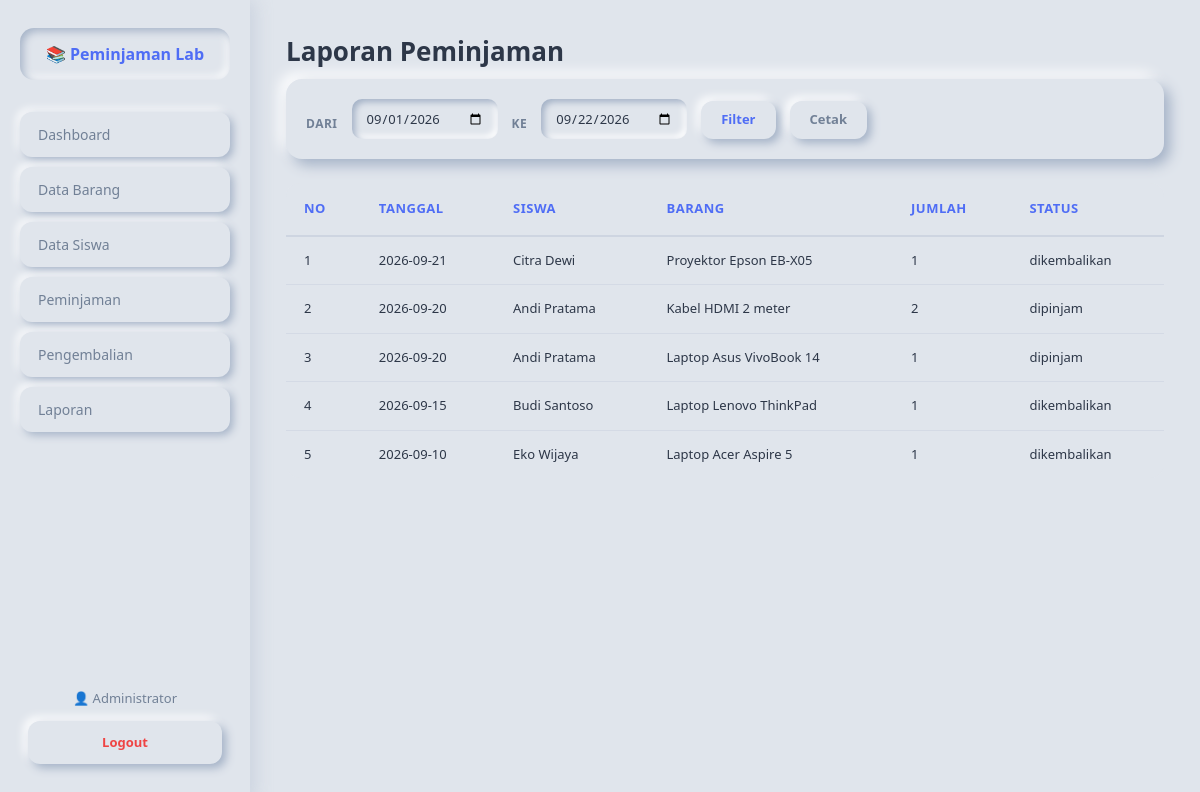
The app's page /pages/laporan.php (signed in) with its own data.
### tables this page shows
CREATE TABLE `peminjamans` (
  `id_pinjam` int(11) NOT NULL,
  `id_siswa` int(11) NOT NULL,
  `id_admin` int(11) NOT NULL,
  `tanggal_pinjam` date NOT NULL,
  `tanggal_kembali` date NOT NULL,
  `status` enum('dipinjam','dikembalikan') DEFAULT 'dipinjam'
);

CREATE TABLE `siswas` (
  `id_siswa` int(11) NOT NULL,
  `nis` varchar(20) NOT NULL,
  `password` varchar(255) NOT NULL,
  `nama_siswa` varchar(100) NOT NULL,
  `kelas` varchar(20) NOT NULL,
  `no_hp` varchar(20) DEFAULT NULL
);

CREATE TABLE `barangs` (
  `id_barang` int(11) NOT NULL,
  `kode_barang` varchar(20) NOT NULL,
  `nama_barang` varchar(100) NOT NULL,
  `kategori` varchar(50) DEFAULT NULL,
  `stok` int(11) DEFAULT 0,
  `kondisi` enum('baik','rusak','perbaikan') DEFAULT 'baik'
);

CREATE TABLE `detail_peminjamans` (
  `id_detail` int(11) NOT NULL,
  `id_pinjam` int(11) NOT NULL,
  `id_barang` int(11) NOT NULL,
  `jumlah` int(11) NOT NULL
);

### pages/laporan.php (the view)
<?php
include 'header.php';
include '../config/koneksi.php';
$dari = $_GET['dari'] ?? date('Y-m-01');
$ke   = $_GET['ke'] ?? date('Y-m-d');
?>
<h1>Laporan Peminjaman</h1>
<form method="GET" class="form-inline">
    <label>Dari</label>
    <input type="date" name="dari" value="<?= $dari ?>">
    <label>Ke</label>
    <input type="date" name="ke" value="<?= $ke ?>">
    <button type="submit" class="btn-primary">Filter</button>
    <button type="button" onclick="window.print()" class="btn-secondary">Cetak</button>
</form>
<table>
    <tr>
        <th>No</th><th>Tanggal</th><th>Siswa</th><th>Barang</th><th>Jumlah</th><th>Status</th>
    </tr>
    <?php
    $no = 1;
    $q = mysqli_query($koneksi, "
        SELECT p.tanggal_pinjam, s.nama_siswa, b.nama_barang, d.jumlah, p.status
        FROM peminjamans p
        JOIN siswas s ON p.id_siswa=s.id_siswa
        JOIN detail_peminjamans d ON p.id_pinjam=d.id_pinjam
        JOIN barangs b ON d.id_barang=b.id_barang
        WHERE p.tanggal_pinjam BETWEEN '$dari' AND '$ke'
        ORDER BY p.tanggal_pinjam DESC
    ");
    while ($r = mysqli_fetch_assoc($q)):
    ?>
    <tr>
        <td><?= $no++ ?></td>
        <td><?= $r['tanggal_pinjam'] ?></td>
        <td><?= $r['nama_siswa'] ?></td>
        <td><?= $r['nama_barang'] ?></td>
        <td><?= $r['jumlah'] ?></td>
        <td><?= $r['status'] ?></td>
    </tr>
    <?php endwhile; ?>
</table>
<?php include 'footer.php'; ?>

### assets/style.css (style rules this page uses)
* { margin: 0; padding: 0; box-sizing: border-box; font-family: 'Segoe UI', Tahoma, sans-serif; }
:root { --bg: #e0e5ec; --text: #2d3748; --text-soft: #718096; --accent: #4f6df5; --accent-dark: #3a54d4; --danger: #ef4444; --warning: #f59e0b; --success: #10b981; --shadow-light: #ffffff; --shadow-dark: #a3b1c6; }
body { background: var(--bg); color: var(--text); font-size: 14px; line-height: 1.5; min-height: 100vh; }
.content h1 { font-size: 26px; font-weight: 700; color: var(--text); margin-bottom: 8px; }
table { width: 100%; border-collapse: collapse; border-radius: 14px; overflow: hidden; background: var(--bg); }
table th { background: var(--bg); color: var(--accent); padding: 16px 18px; text-align: left; font-size: 13px; font-weight: 700; text-transform: uppercase; letter-spacing: 0.5px; border-bottom: 2px solid rgba(163, 177, 198, 0.3); }
table td { padding: 14px 18px; font-size: 13px; color: var(--text); border-bottom: 1px solid rgba(163, 177, 198, 0.2); }
table tr:last-child td { border-bottom: none; }
table tbody tr { transition: all 0.15s; }
.btn-primary, .btn-secondary, .btn-warning, .btn-danger { display: inline-block; padding: 11px 20px; border-radius: 12px; text-decoration: none; font-size: 13px; font-weight: 600; cursor: pointer; border: none; transition: all 0.2s; background: var(--bg); line-height: 1.2; }
.btn-primary { color: var(--accent); box-shadow: 4px 4px 10px var(--shadow-dark), -4px -4px 10px var(--shadow-light); }
.btn-secondary { color: var(--text-soft); box-shadow: 4px 4px 10px var(--shadow-dark), -4px -4px 10px var(--shadow-light); }
.form-inline { display: flex; flex-wrap: wrap; gap: 14px; align-items: flex-end; margin-bottom: 24px; padding: 20px; border-radius: 16px; background: var(--bg); box-shadow: 6px 6px 14px var(--shadow-dark), -6px -6px 14px var(--shadow-light); }
.form-inline label { font-size: 12px; font-weight: 700; color: var(--text-soft); display: block; margin-bottom: 6px; text-transform: uppercase; letter-spacing: 0.5px; }
.form-inline input { padding: 10px 14px; border: none; border-radius: 10px; font-size: 13px; outline: none; background: var(--bg); color: var(--text); box-shadow: inset 3px 3px 6px var(--shadow-dark), inset -3px -3px 6px var(--shadow-light); }

### records on screen
peminjamans: tanggal_pinjam "2026-09-21", id_siswa.nama_siswa "Citra Dewi", barangs.nama_barang "Proyektor Epson EB-X05", detail_peminjamans.jumlah "1", status "dikembalikan"
peminjamans: tanggal_pinjam "2026-09-20", id_siswa.nama_siswa "Andi Pratama", barangs.nama_barang "Kabel HDMI 2 meter", detail_peminjamans.jumlah "2", status "dipinjam", barangs.nama_barang "Laptop Asus VivoBook 14", detail_peminjamans.jumlah "1"
peminjamans: tanggal_pinjam "2026-09-15", id_siswa.nama_siswa "Budi Santoso", barangs.nama_barang "Laptop Lenovo ThinkPad", detail_peminjamans.jumlah "1", status "dikembalikan"
peminjamans: tanggal_pinjam "2026-09-10", id_siswa.nama_siswa "Eko Wijaya", barangs.nama_barang "Laptop Acer Aspire 5", detail_peminjamans.jumlah "1", status "dikembalikan"

### other values on screen
$_SESSION['nama_admin'] "Administrator"
